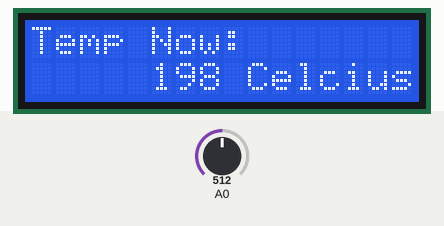
Bench run of a sketch on a simulated Arduino Uno, built with avr-gcc and run on an emulated ATmega328P. Parts: 16×2 character LCD. The inputs (shaded band) are chosen by the test bench; at power-on: A0 = 512. What the sketch prints to the serial monitor is not drawn.

Above: at 6.2 s.
6.3 s: A0 set to 716
At 9.1 s:
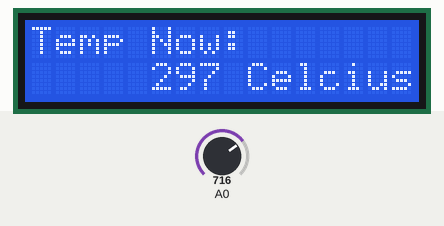
12.6 s: A0 set to 900
At 16.6 s:
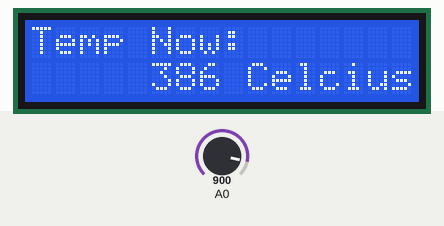
19.6 s: A0 set to 1023
At 30.3 s:
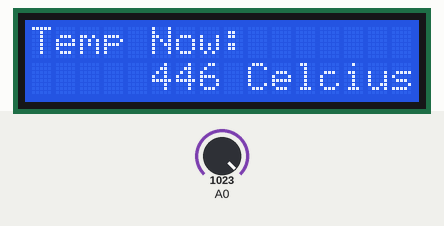
Timing chart, 0 to 31.8 s (numbered marks = the images above; inputs shaded):
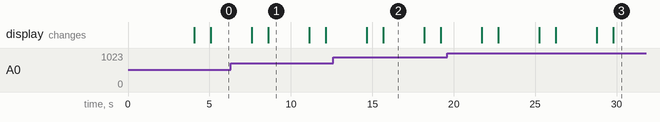

The sketch:

sensor_temperatur1__1_.ino
```cpp
String ssid     = "IoT Temperature";  // Nama SSID
String password = ""; //password
String host     = "api.thingspeak.com"; //Untuk membuka API
const int httpPort   = 80;
String uri     = "/update?api_key=8WF3U9329MLSLA86=";

#include <LiquidCrystal.h>
LiquidCrystal lcd(13, 12, 11, 10, 9, 8);

void setup() {
   	Serial.begin(9600);//kecepatan pengiriman dan penerimaan data
  	lcd.begin(0, 2);
    lcd.print("Hello, Have a");
  	lcd.setCursor(4, 1);
    lcd.print(" Nice Day!!");
    delay(4000);
    lcd.clear();

  	setupESP8266();//setup wifi modulenya
}

int setupESP8266(void) {
  // Memulai Wifi Module untuk Serial nya
  Serial.begin(115200);
  Serial.println("AT");   // Koneksi pada pada Tx / Rx ke ESP8266
  delay(10);
  if (!Serial.find("OK")) return 1;

  //Mengkonek Sirkuit 123D ke SSID
  Serial.println("AT+CWJAP=\"" + ssid + "\",\"" + password + "\"");
  delay(10);
  if (!Serial.find("OK")) return 2;

  // Membuka koneksi TCP ke Host
  Serial.println("AT+CIPSTART=\"TCP\",\"" + host + "\"," + httpPort);
  delay(50);
  if (!Serial.find("OK")) return 3;

  return 0;
}

void loop() {
  data();
  delay(1000);
  lcd.clear();
  delay(1000);
  lcd.clear();
}


void data(void) {

  int temp = map(analogRead(A0),20,358,-40,124);

  //Tampilin Temp di Lcd
    lcd.print("Temp Now: ");
    lcd.setCursor(5, 1);
    lcd.print(temp);
  	lcd.print(" Celcius");
    delay(500);

  //Membangun HTTP
  String httpPacket = "GET " + uri + String(temp) + " HTTP/1.1\r\nHost: " + host + "\r\n\r\n";
  int length = httpPacket.length();

  //Mengirim panjang message
  Serial.print("AT+CIPSEND=");
  Serial.println(length);
  delay(10);

  // Mengirim http request
  Serial.print(httpPacket);
  delay(10);
  if (!Serial.find("SEND OK\r\n")) return;

}
```

Measured:
- after the input at 6.3 s, the display: first differs from a run without the input after 2.3 s (image 1)
- after the input at 12.6 s, the display: first differs from a run without the input after 3.1 s (image 2)
- after the input at 19.6 s, the display: first differs from a run without the input after 3.1 s (image 3)
- what the display in image 1 shows lasts 2.5 s, from 8.6 s to 11.1 s
